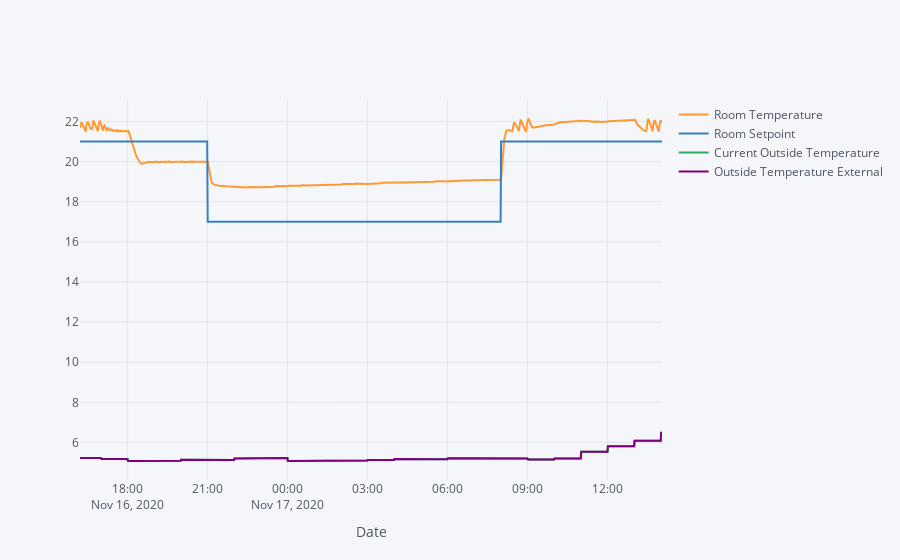

This figure's notebook cell:
### Code cell
#Plot the Room Temperature, Room Setpoint, Cuurent Outside Temperature, Outside Temperature External
X.loc[ : , ['Room Temperature', 'Room Setpoint', 'Current Outside Temperature', 'Outside Temperature External']].iplot(width = 2, xTitle='Date')

### Figure 1 — Plotly figure (JSON) as saved in the notebook; plotly's stock layout.template omitted (floating-point values rounded to 4 significant figures; data arrays with more than 128 entries replaced by an {"elided": "..."} marker saying what was removed)
{"data": [{"line": {"color": "rgba(255, 153, 51, 1.0)", "dash": "solid", "shape": "linear", "width": 2}, "mode": "lines", "name": "Room Temperature", "text": "", "type": "scatter", "x": {"elided": "1258 str values"}, "y": {"elided": "1258 float values"}}, {"line": {"color": "rgba(55, 128, 191, 1.0)", "dash": "solid", "shape": "linear", "width": 2}, "mode": "lines", "name": "Room Setpoint", "text": "", "type": "scatter", "x": {"elided": "1258 str values"}, "y": {"elided": "1258 int values"}}, {"line": {"color": "rgba(50, 171, 96, 1.0)", "dash": "solid", "shape": "linear", "width": 2}, "mode": "lines", "name": "Current Outside Temperature", "text": "", "type": "scatter", "x": {"elided": "1258 str values"}, "y": {"elided": "1258 float values"}}, {"line": {"color": "rgba(128, 0, 128, 1.0)", "dash": "solid", "shape": "linear", "width": 2}, "mode": "lines", "name": "Outside Temperature External", "text": "", "type": "scatter", "x": {"elided": "1258 str values"}, "y": {"elided": "1258 float values"}}], "layout": {"legend": {"bgcolor": "#F5F6F9", "font": {"color": "#4D5663"}}, "paper_bgcolor": "#F5F6F9", "plot_bgcolor": "#F5F6F9", "title": {"font": {"color": "#4D5663"}}, "xaxis": {"gridcolor": "#E1E5ED", "showgrid": true, "tickfont": {"color": "#4D5663"}, "title": {"font": {"color": "#4D5663"}, "text": "Date"}, "zerolinecolor": "#E1E5ED"}, "yaxis": {"gridcolor": "#E1E5ED", "showgrid": true, "tickfont": {"color": "#4D5663"}, "title": {"font": {"color": "#4D5663"}, "text": ""}, "zerolinecolor": "#E1E5ED"}}}
